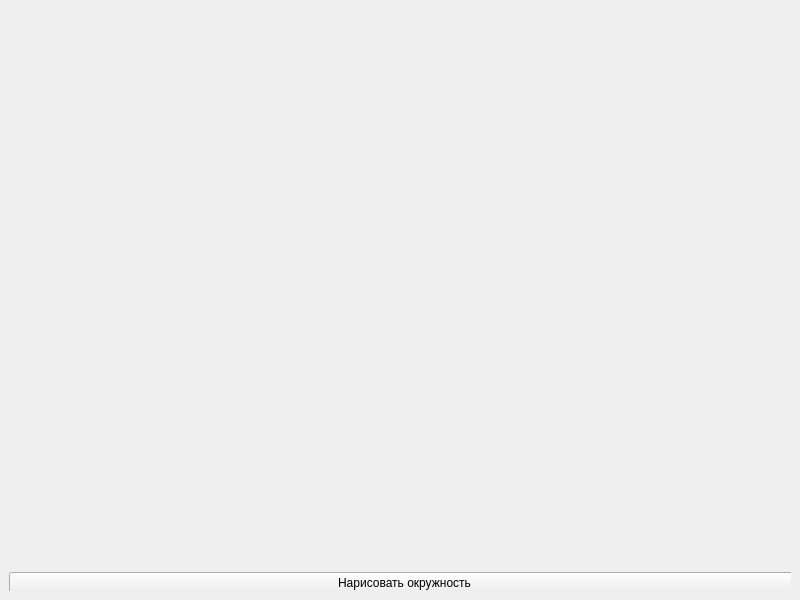
<?xml version="1.0" encoding="UTF-8"?>
<ui version="4.0">
 <class>MainWindow</class>
 <widget class="QMainWindow" name="MainWindow">
  <property name="geometry">
   <rect>
    <x>0</x>
    <y>0</y>
    <width>800</width>
    <height>600</height>
   </rect>
  </property>
  <property name="windowTitle">
   <string>MainWindow</string>
  </property>
  <widget class="QWidget" name="centralwidget">
   <layout class="QHBoxLayout" name="horizontalLayout">
    <item>
     <widget class="QWidget" name="widget" native="true">
      <widget class="QWidget" name="horizontalLayoutWidget">
       <property name="geometry">
        <rect>
         <x>0</x>
         <y>559</y>
         <width>791</width>
         <height>31</height>
        </rect>
       </property>
       <layout class="QHBoxLayout" name="horizontalLayout_2">
        <item>
         <widget class="QPushButton" name="DrawButton">
          <property name="text">
           <string>Нарисовать окружность</string>
          </property>
         </widget>
        </item>
       </layout>
      </widget>
     </widget>
    </item>
   </layout>
  </widget>
 </widget>
 <resources/>
 <connections/>
</ui>
